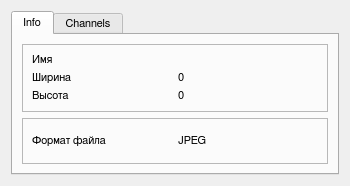
<?xml version="1.0" encoding="UTF-8"?>
<ui version="4.0">
 <class>fInfo</class>
 <widget class="QWidget" name="fInfo">
  <property name="geometry">
   <rect>
    <x>0</x>
    <y>0</y>
    <width>350</width>
    <height>186</height>
   </rect>
  </property>
  <property name="minimumSize">
   <size>
    <width>350</width>
    <height>0</height>
   </size>
  </property>
  <property name="maximumSize">
   <size>
    <width>16777215</width>
    <height>186</height>
   </size>
  </property>
  <property name="sizeIncrement">
   <size>
    <width>0</width>
    <height>186</height>
   </size>
  </property>
  <property name="baseSize">
   <size>
    <width>402</width>
    <height>186</height>
   </size>
  </property>
  <property name="windowTitle">
   <string>Информация</string>
  </property>
  <property name="windowIcon">
   <iconset resource="icons.qrc">
    <normaloff>:/images/help-hint.png</normaloff>:/images/help-hint.png</iconset>
  </property>
  <layout class="QGridLayout" name="gridLayout">
   <item row="0" column="0">
    <widget class="QTabWidget" name="tabWidget">
     <property name="font">
      <font>
       <family>FreeSans</family>
       <pointsize>8</pointsize>
      </font>
     </property>
     <property name="currentIndex">
      <number>0</number>
     </property>
     <widget class="QWidget" name="tab">
      <attribute name="title">
       <string>Info</string>
      </attribute>
      <layout class="QVBoxLayout" name="verticalLayout">
       <item>
        <widget class="QFrame" name="frame">
         <property name="frameShape">
          <enum>QFrame::StyledPanel</enum>
         </property>
         <property name="frameShadow">
          <enum>QFrame::Raised</enum>
         </property>
         <layout class="QGridLayout" name="gridLayout_2">
          <item row="0" column="0">
           <widget class="QLabel" name="label">
            <property name="text">
             <string>Имя</string>
            </property>
           </widget>
          </item>
          <item row="0" column="1">
           <widget class="QLabel" name="label_4">
            <property name="text">
             <string>&lt;NONE&gt;</string>
            </property>
           </widget>
          </item>
          <item row="1" column="0">
           <widget class="QLabel" name="label_2">
            <property name="text">
             <string>Ширина</string>
            </property>
           </widget>
          </item>
          <item row="1" column="1">
           <widget class="QLabel" name="label_5">
            <property name="text">
             <string>0</string>
            </property>
           </widget>
          </item>
          <item row="2" column="0">
           <widget class="QLabel" name="label_3">
            <property name="text">
             <string>Высота</string>
            </property>
           </widget>
          </item>
          <item row="2" column="1">
           <widget class="QLabel" name="label_6">
            <property name="text">
             <string>0</string>
            </property>
           </widget>
          </item>
         </layout>
        </widget>
       </item>
       <item>
        <widget class="QFrame" name="frame_2">
         <property name="frameShape">
          <enum>QFrame::StyledPanel</enum>
         </property>
         <property name="frameShadow">
          <enum>QFrame::Raised</enum>
         </property>
         <layout class="QGridLayout" name="gridLayout_3">
          <item row="0" column="0">
           <widget class="QLabel" name="label_7">
            <property name="text">
             <string>Формат файла</string>
            </property>
           </widget>
          </item>
          <item row="0" column="1">
           <widget class="QLabel" name="label_8">
            <property name="text">
             <string>JPEG</string>
            </property>
           </widget>
          </item>
         </layout>
        </widget>
       </item>
      </layout>
     </widget>
     <widget class="QWidget" name="tab_2">
      <attribute name="title">
       <string>Channels</string>
      </attribute>
      <layout class="QVBoxLayout" name="verticalLayout_2">
       <item>
        <layout class="QHBoxLayout" name="horizontalLayout">
         <item>
          <widget class="QLabel" name="label_9">
           <property name="font">
            <font>
             <family>FreeSans</family>
             <pointsize>8</pointsize>
            </font>
           </property>
           <property name="text">
            <string>Цветовое пространство</string>
           </property>
          </widget>
         </item>
         <item>
          <widget class="QComboBox" name="comboBox">
           <property name="maximumSize">
            <size>
             <width>16777215</width>
             <height>20</height>
            </size>
           </property>
           <property name="font">
            <font>
             <family>FreeSans</family>
             <pointsize>8</pointsize>
            </font>
           </property>
           <item>
            <property name="text">
             <string>RGB</string>
            </property>
           </item>
           <item>
            <property name="text">
             <string>YCbCr</string>
            </property>
           </item>
          </widget>
         </item>
        </layout>
       </item>
       <item>
        <widget class="QListWidget" name="listWidget">
         <property name="maximumSize">
          <size>
           <width>16777215</width>
           <height>16777215</height>
          </size>
         </property>
         <property name="editTriggers">
          <set>QAbstractItemView::NoEditTriggers</set>
         </property>
         <property name="selectionMode">
          <enum>QAbstractItemView::MultiSelection</enum>
         </property>
         <property name="selectionRectVisible">
          <bool>true</bool>
         </property>
         <item>
          <property name="text">
           <string>1</string>
          </property>
         </item>
         <item>
          <property name="text">
           <string>2</string>
          </property>
         </item>
         <item>
          <property name="text">
           <string>3</string>
          </property>
         </item>
         <item>
          <property name="text">
           <string>Все</string>
          </property>
         </item>
        </widget>
       </item>
      </layout>
     </widget>
    </widget>
   </item>
  </layout>
 </widget>
 <resources>
  <include location="icons.qrc"/>
 </resources>
 <connections/>
</ui>
